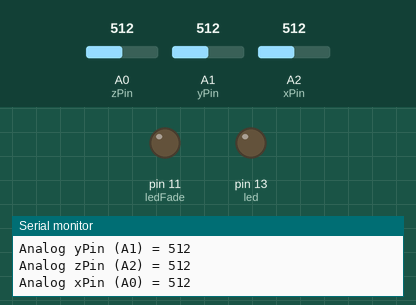
Recording of a sketch running on a simulated Arduino Uno, built with avr-gcc and run on an emulated ATmega328P. Shown: output pins drawn as LEDs (lit = HIGH), the last lines printed to the serial monitor. The inputs (shaded band) are chosen by the test bench; at power-on: A0 (zPin) = 512, A2 (xPin) = 512, A1 (yPin) = 512.

Above: at 1.2 s.
1.3 s: A0 (zPin) set to 434
4.3 s: A0 (zPin) set to 416
At 4.8 s:
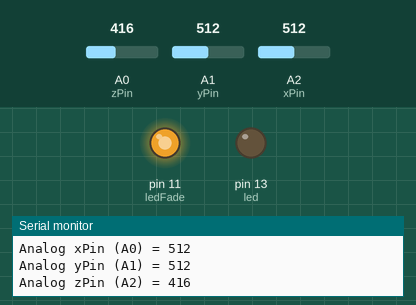
At 5.71 s:
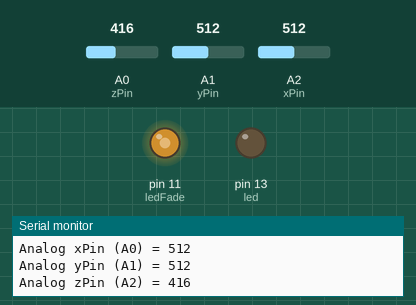
7.3 s: A2 (xPin) set to 306
10.3 s: A1 (yPin) set to 106
13.3 s: A1 (yPin) set to 93
16.3 s: A0 (zPin) set to 435
Timing chart, 0 to 20.3 s (numbered marks = the images above; inputs shaded):
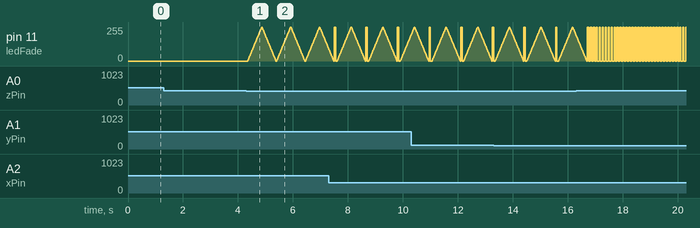

The sketch:

MinionAccelerometerV2.0.ino
```cpp
//MinionAccelerometerV2.0
//v2.0
//By: Ho Yun "Bobby" Chan (Worm Tank Crew, Block 1750)
//April 12, 2016
//Sparkfun Electronis Inc.

/*Description: This code will be used to control the 12V LED strips
attached to a dancer's custom strap using an n-channel MOSFET for a
performance with Streetside Studio's bboys/bgirls.

Values calibrated using Earth's gravity when accelerometer at rest.

-------Accelerometer Mode = 1 -------
1.) xAxis
Standing = LED on
Upside down = LED Blinking

2.) yAxis
On the left or right side= LED off

3.) zAxis
On stomach or back = LED fading */

//Code Inspired By:
//bildr Example, by Adam Meyer and bildr.org Team
//[ http://bildr.org/2011/04/sensing-orientation-with-the-adxl335-arduino/ ]
//Arduino Fade Example, by David A. Mellis and Tom Igoe
//[ http://www.arduino.cc/en/Tutorial/Fading ]

//set analog read pins
const int xPin = 2;//x=A2
const int yPin = 1;//y=A1
const int zPin = 0;//z=A0

//read the analog values from the accelerometer
int xRead = analogRead(xPin);
int yRead = analogRead(yPin);
int zRead = analogRead(zPin);

//delay for blinking
int t = 50;

//LED
int led = 13; //on board LED for testing
int ledFade = 11;

void setup() {
  //for testing, init serial monitor
  Serial.begin(9600);
  Serial.println("Start Reading Accelerometer");

  // initialize the digital pin as an output.
  pinMode(led, OUTPUT);

}

void loop() {

  //Read accelerometer axes using through the ADC
  //Note: Check description at top for results based on Accelerometer Mode's Features
  xRead = analogRead(xPin);
  Serial.print("Analog xPin (A0) = ");
  Serial.println(xRead);
  yRead = analogRead(yPin);
  Serial.print("Analog yPin (A1) = ");
  Serial.println(yRead);
  zRead = analogRead(zPin);
  Serial.print("Analog zPin (A2) = ");
  Serial.println(zRead);
  Serial.println("");
  //delay(500); //slow down the print to read, adjust as necessary for testing

  //-------Accelerometer Mode = 1 -------
  //X-X-X-X-X-X-X | READ xAxis | X-X-X-X-X-X-X
  //LEDs ON
  if (xRead > 605) {
    //Note: When standing (xAxis pointing up or slightly tilted), it's ~600-604 at REST
    //           ...Other values are outside of this boundary, therefore it will not affect this case
    digitalWrite(ledFade, HIGH);   // turn the LED on (HIGH is the voltage level)
  }
  //LEDs Blinking
  if (xRead < 411) {
    //Note: When upside down (xAxis pointing down or slightly tilted), it's ~399-411 at REST
    //           ...Other values are outside of this boundary, therefore it will not affect this case
    digitalWrite(ledFade, HIGH);   // turn the LED on (HIGH is the voltage level)
    delay(t);               // wait for a a few milliseconds
    digitalWrite(ledFade, LOW);    // turn the LED off by making the voltage LOW
    delay(t);               // wait for a a few milliseconds
  }
  //xxxxxxxxxxxxxxxxxxxxxxxxxxxxxxxxxxxxxxxx

  //Y-Y-Y-Y-Y-Y-Y | Read yAxis | Y-Y-Y-Y-Y-Y-Y
  //LEDs OFF
  if (yRead > 607 || yRead < 409 ) {
    //Note: When on left side (yAxis), it's ~607-612 at REST
    //Note: When on right side (YAxis), it's ~395-409 at REST
    //           ...Other values are outside of this boundary, therefore it will not affect this case
    digitalWrite(ledFade, LOW);    // turn the LED off by making the voltage LOW
  }
  //yyyyyyyyyyyyyyyyyyyyyyyyyyyyyyyyyyyyyyyy

  //Z-Z-Z-Z-Z-Z-Z | read zAxis | Z-Z-Z-Z-Z-Z-Z
  //
  if (zRead > 610 || zRead < 425) {
    //fadeIn example from Arduino Fade Example Code

    //Note: When on back (zAxis pointing up or tilted), it's ~ 610-618 at REST
    //Note: When on stomach (zAxis pointing down or tilted), it's ~ 410-425 at REST
    //           ...Other values are outside of this boundary, therefore it will not affect this case
    for (int fadeValue = 0 ; fadeValue <= 255; fadeValue += 5) {
      // sets the value (range from 0 to 255):
      analogWrite(ledFade, fadeValue);
      // wait for 30 milliseconds to see the dimming effect
      delay(10);
    }
    //fadeOut
    // fade out from max to min in increments of 5 points:
    for (int fadeValue = 255 ; fadeValue >= 0; fadeValue -= 5) {
      // sets the value (range from 0 to 255):
      analogWrite(ledFade, fadeValue);
      // wait for 30 milliseconds to see the dimming effect
      delay(10);
    }
  }
  //zzzzzzzzzzzzzzzzzzzzzzzzzzzzzzzzzzzzzzzzzzzz

}
```

Measured:
- the behaviour switches between 425 and 424 on A0 (zPin) (found by bisection; images 0 and 1)
